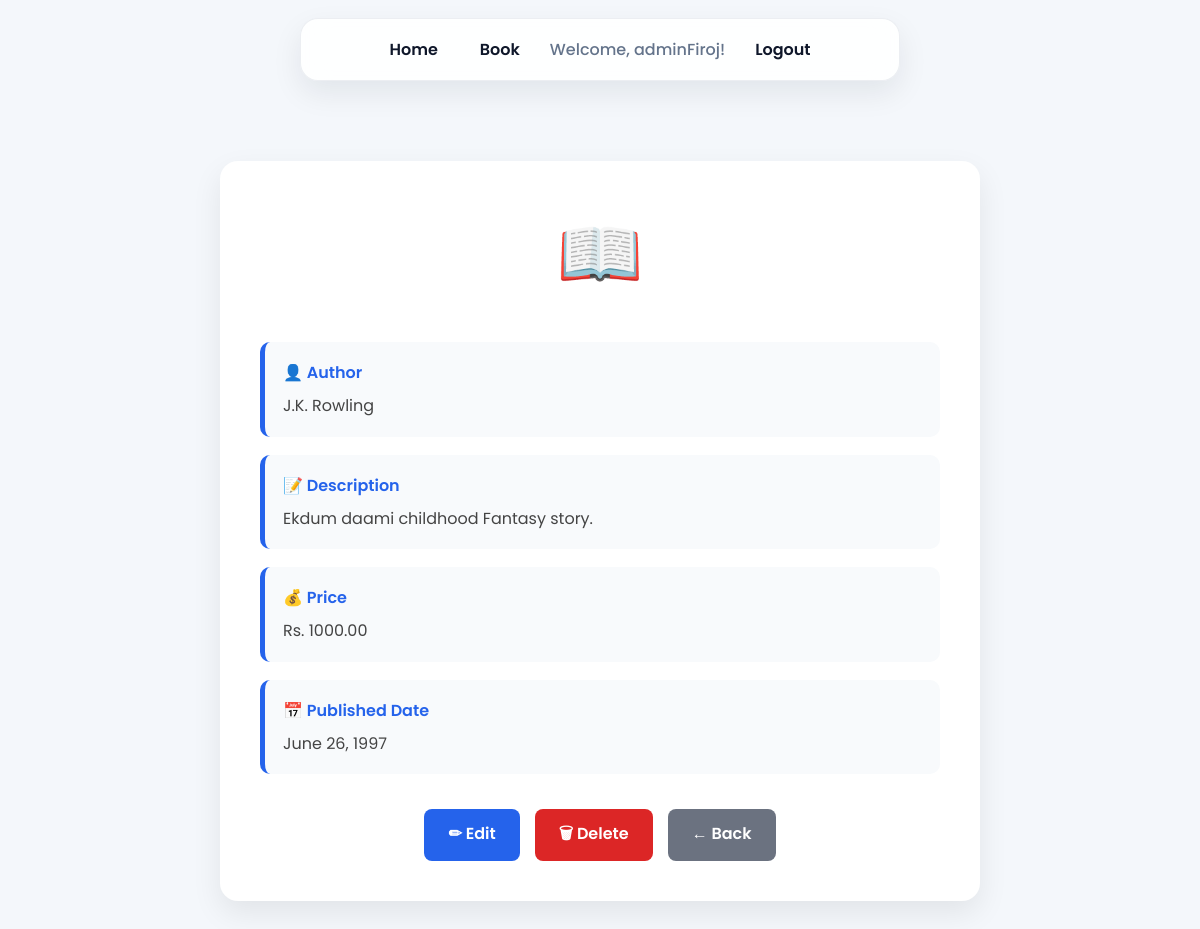
The app's page /book/detail/1/ (signed in) with its own data.
### book/models.py (models this page shows, shortened)
class Book(models.Model):
    title =models.CharField(max_length=100)
    author = models.CharField(max_length=100)
    description=models.TextField(max_length=500)
    price=models.DecimalField(max_digits=8, decimal_places=2)
    publishedDate=models.DateField()

### book/views.py (the view)
# urls.py: path('detail/<int:id>/',views.Book_detail, name='book_detail'),
@login_required
def Book_detail(request,id):
    book = get_object_or_404(Book, pk=id)
    return render(request, 'book/book_detail.html', {'book': book})

### book/templates/book/book_detail.html (shortened to what this page needs)
{% extends "book/layout.html" %}
{% load static %}
{% block css %}
<link rel="stylesheet" href="{% static 'book/css/book_detail.css' %}">
{% endblock %}
{% block content %}
<div class="container">
    <div class="book-card">
        <div class="book-icon">📖</div>
        <div class="details">
            <div class="detail">
                <span>👤 Author</span>
                <p>{{ book.author }}</p>
            </div>
            <div class="detail">
                <span>📝 Description</span>
                <p>{{ book.description }}</p>
            </div>
            <div class="detail">
                <span>💰 Price</span>
                <p>Rs. {{ book.price }}</p>
            </div>
            <div class="detail">
                <span>📅 Published Date</span>
                <p>{{ book.publishedDate }}</p>
            </div>
        </div>
        <div class="buttons">
            <a href="{% url 'book_update' book.id %}" class="edit-btn">
                ✏ Edit
            </a>
            <a href="{% url 'book_delete' book.id %}" class="delete-btn">
                🗑 Delete
            </a>
            <a href="{% url 'book' %}" class="back-btn">
                ← Back
            </a>
        </div>
    </div>
</div>
{% endblock %}

### book/templates/book/layout.html (shortened to what this page needs)
{% load static %}
<!DOCTYPE html>
<html lang="en">
<head>
    <link rel="stylesheet" href="{% static 'book/css/style.css' %}">
    {% block css %}{% endblock %}
</head>
<body>
    <nav>
        {% if user.is_authenticated %}
            <a href="{% url 'logout' %}">Home</a>
        {% else %}
            <a href="{% url 'home' %}">Home</a>
        {% endif %}
        <a href="{% url 'book' %}">Book</a>
        {% if user.is_authenticated %}
            <span>Welcome, {{ user.username }}!</span>
            <a href="{% url "logout" %}">Logout</a>
        {% else %}
            <a href="{% url "login" %}">Login</a>
            <a href="{% url "register" %}">Register</a>
        {% endif %}
    </nav>
    {% block content %}{% endblock %}
</body>
</html>

### book/static/book/css/style.css (style rules this page uses)
:root { --bg: #f4f7fb; --surface: rgba(255, 255, 255, 0.9); --surface-border: rgba(148, 163, 184, 0.18); --text: #0f172a; --muted: #64748b; --primary: #2563eb; --primary-hover: #1d4ed8; --danger: #dc2626; --shadow: 0 12px 30px rgba(15, 23, 42, 0.08); }
* { box-sizing: border-box; }
html, body { margin: 0; padding: 0; }
body { font-family: "Poppins", sans-serif; background: radial-gradient(circle at top left, rgba(37, 99, 235, 0.10), transparent 30%), radial-gradient(circle at top right, rgba(14, 165, 233, 0.08), transparent 24%), var(--bg); color: var(--text); min-height: 100vh; }
nav { width: min(600px, calc(100% - 32px)); margin: 18px auto 0; padding: 8px 16px; display: flex; align-items: center; justify-content: center; gap: 14px; flex-wrap: wrap; background: var(--surface); border: 1px solid var(--surface-border); border-radius: 18px; box-shadow: var(--shadow); backdrop-filter: blur(14px); }
nav a, nav a:link, nav a:visited { color: var(--text); text-decoration: none; font-weight: 600; padding: 10px 14px; border-radius: 12px; transition: background-color 0.2s ease, color 0.2s ease, transform 0.2s ease; }
nav span { color: var(--muted); font-weight: 500; padding: 10px 2px; }
body > :not(nav) { width: min(1180px, calc(100% - 32px)); margin: 24px auto 40px; }

### book/static/book/css/book_detail.css (style rules this page uses)
* { margin: 0; padding: 0; box-sizing: border-box; }
body { font-family: "Poppins", sans-serif; background: #f4f7fb; color: #333; }
.container { max-width: 800px; margin: 60px auto; padding: 20px; }
.book-card { background: #fff; border-radius: 18px; padding: 40px; box-shadow: 0 12px 30px rgba(0, 0, 0, 0.08); }
.book-icon { font-size: 70px; text-align: center; margin-bottom: 15px; }
.details { display: flex; flex-direction: column; gap: 18px; }
.detail { background: #f8fafc; border-left: 5px solid #2563eb; padding: 18px; border-radius: 10px; }
.detail span { display: block; font-weight: 600; color: #2563eb; margin-bottom: 8px; }
.detail p { color: #444; line-height: 1.6; }
.buttons { display: flex; justify-content: center; gap: 15px; margin-top: 35px; flex-wrap: wrap; }
.buttons a { text-decoration: none; color: #fff; padding: 12px 24px; border-radius: 8px; font-weight: 600; transition: 0.3s; }
.edit-btn { background: #2563eb; }
.delete-btn { background: #dc2626; }
.back-btn { background: #6b7280; }

### records on screen
Book: author "J.K. Rowling", description "Ekdum daami childhood Fantasy story.", price "1000.00", publishedDate "June 26, 1997"

### other values on screen
{{ user.username }} "adminFiroj"
